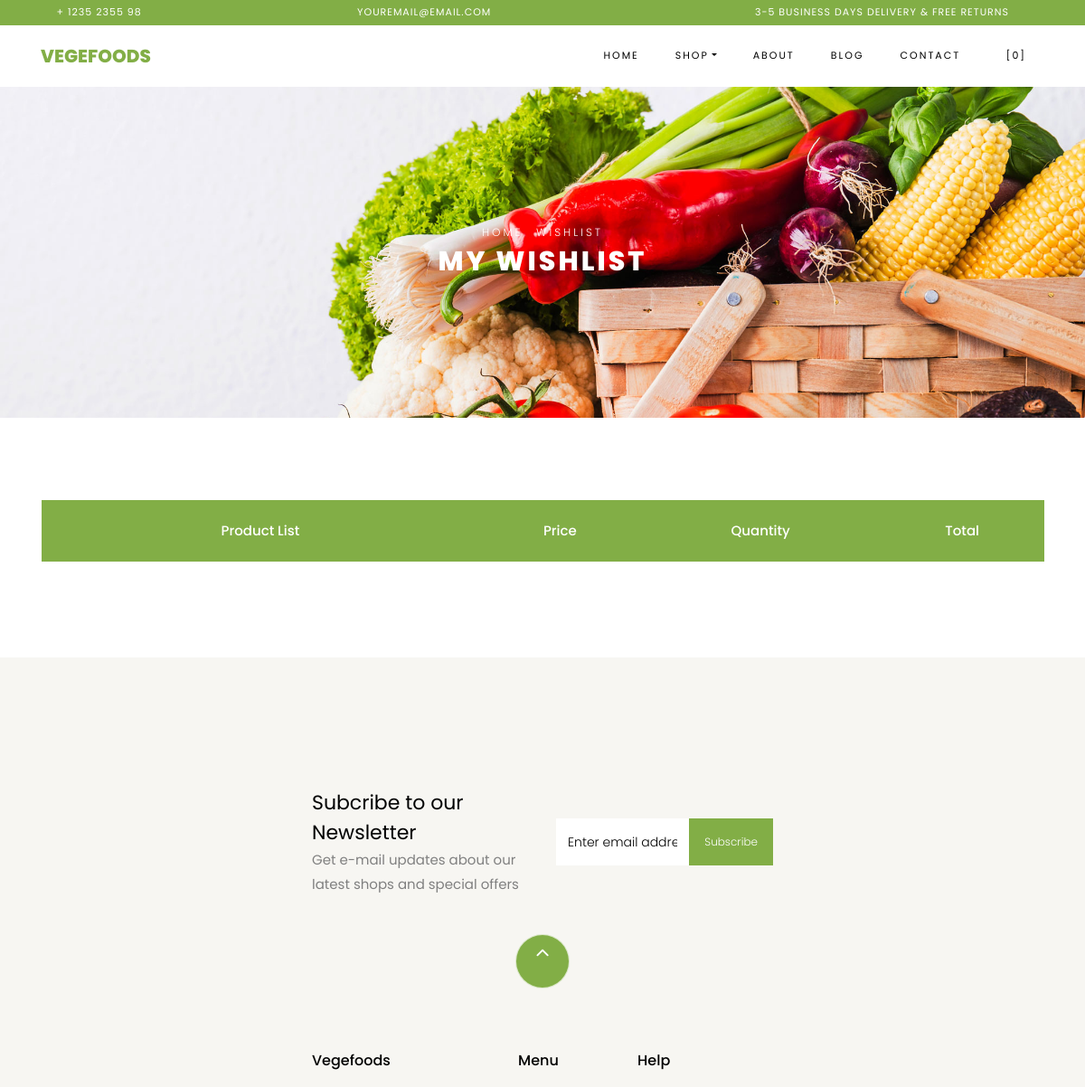
Before: /cart/wishlist/ (signed in, upper part) with the older database file.
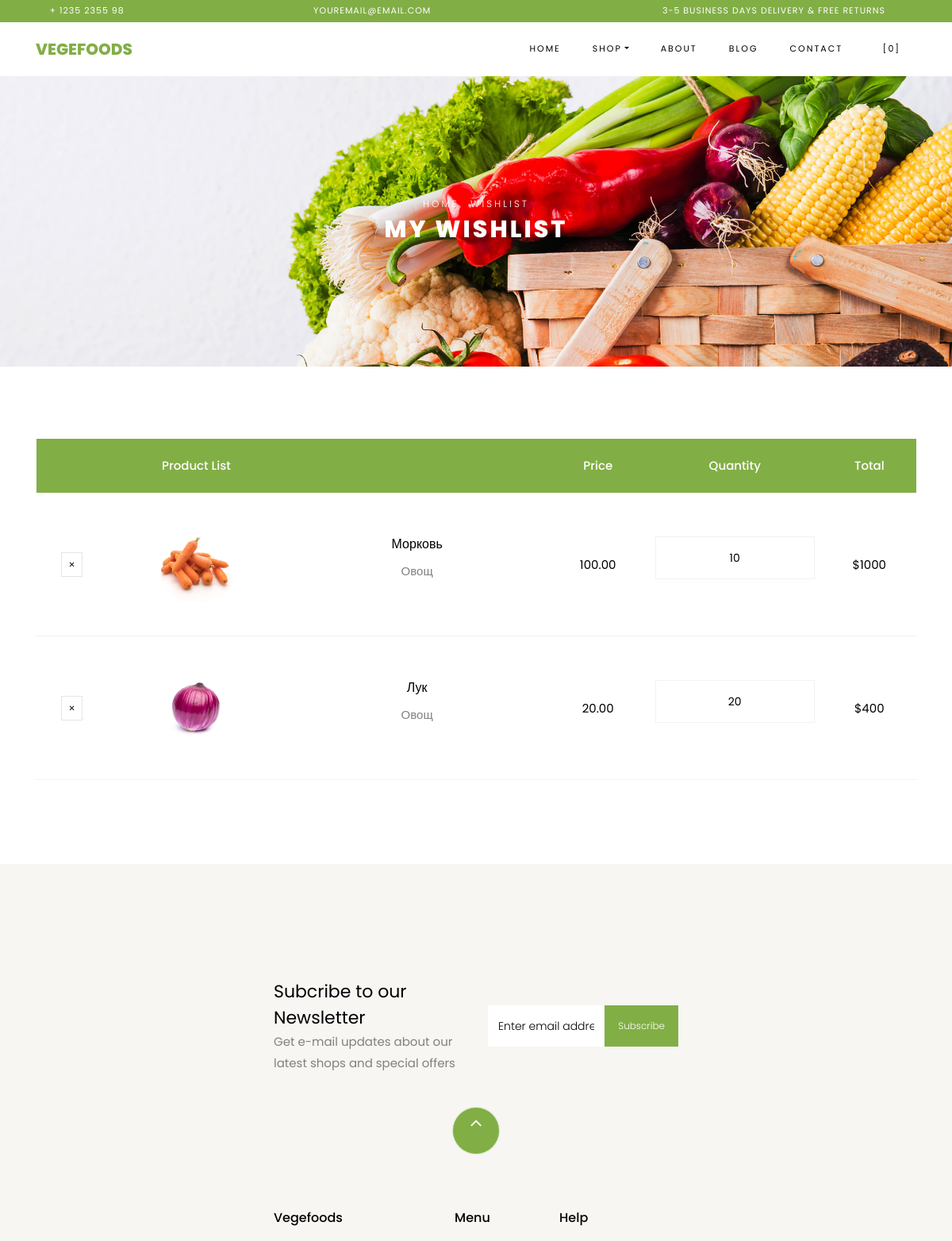
After: the same page with the newer database file.
### apps/cart_shop/models.py (models this page shows, shortened)
class WishList(models.Model):
   cart = models.ForeignKey(Cart, on_delete=models.CASCADE)
   product = models.ForeignKey(Product, on_delete=models.CASCADE)
   quantity = models.IntegerField(default=1)
   created_at = models.DateTimeField(auto_now_add=True)
   updated_at = models.DateTimeField(auto_now=True)

class Product(models.Model):
    name = models.CharField(max_length=255)
    price = models.DecimalField(max_digits=10, decimal_places=2)
    discount = models.IntegerField(null=True, blank=True)
    description = models.TextField()
    image = models.ImageField(upload_to='static/shop/images', null=True, blank=True)
    created_at = models.DateTimeField(auto_now_add=True)
    updated_at = models.DateTimeField(auto_now=True)

### apps/cart_shop/views.py (the view)
# urls.py: path('wishlist/', ViewWishlist.as_view(), name='wishlist'),
class ViewWishlist(View):
    def get(self, request):
        if not request.user.is_authenticated:
            return render(request, 'cart_shop/404.html')
        cart_items = WishList.objects.filter(cart__user=request.user)
        data = list(cart_items)
        context = {'cart_items': data}
        return render(request, 'cart_shop/wishlist.html', context)

### apps/cart_shop/templates/cart_shop/wishlist.html
{% extends 'home/base.html' %}
{% load static %}
{% block content %}
    <div class="hero-wrap hero-bread" style="background-image: url({% static 'shop/images/bg_1.jpg'%});">
      <div class="container">
        <div class="row no-gutters slider-text align-items-center justify-content-center">
          <div class="col-md-9 ftco-animate text-center">
          	<p class="breadcrumbs"><span class="mr-2"><a href="index.html">Home</a></span> <span>Wishlist</span></p>
            <h1 class="mb-0 bread">My Wishlist</h1>
          </div>
        </div>
      </div>
    </div>
    <section class="ftco-section ftco-cart">
			<div class="container">
				<div class="row">
    			<div class="col-md-12 ftco-animate">
    				<div class="cart-list">
	    				<table class="table">
						    <thead class="thead-primary">
						      <tr class="text-center">
						        <th>&nbsp;</th>
						        <th>Product List</th>
						        <th>&nbsp;</th>
						        <th>Price</th>
						        <th>Quantity</th>
						        <th>Total</th>
						      </tr>
						    </thead>
						    <tbody>
								{% for item in cart_items %}
						      <tr class="text-center">
						        <td class="product-remove"><a href="{% url 'cart_shop:remove_from_wish' item.id %}"><span class="ion-ios-close"></span></a></td>
						        <td class="image-prod"><div class="img" style="background-image:url({{item.product.image.url}});"></div></td>
						        <td class="product-name">
						        	<h3>{{item.product.name}}</h3>
						        	<p>{{item.product.description}}</p>
						        </td>
						        <td class="price">{{item.product.price}}</td>
						        <td class="quantity">
						        	<div class="input-group mb-3">
					             	<input type="text" name="quantity" class="quantity form-control input-number" value={{item.quantity}} min="1" max="100">
					          	</div>
					          </td>
						        <td class="total">${% widthratio item.product.price 1 item.quantity %}</td>
						      </tr>
								{% endfor %}
						    </tbody>
						  </table>
					  </div>
    			</div>
    		</div>
			</div>
		</section>
		<section class="ftco-section ftco-no-pt ftco-no-pb py-5 bg-light">
      <div class="container py-4">
        <div class="row d-flex justify-content-center py-5">
          <div class="col-md-6">
{% endblock %}

Changed rows visible on the page:
added WishList: product.image (picture), product.name "Морковь", product.description "Овощ", product.price "100.00", quantity "10", product+quantity "1000"
added WishList: product.image (picture), product.name "Лук", product.description "Овощ", product.price "20.00", quantity "20", product+quantity "400"
